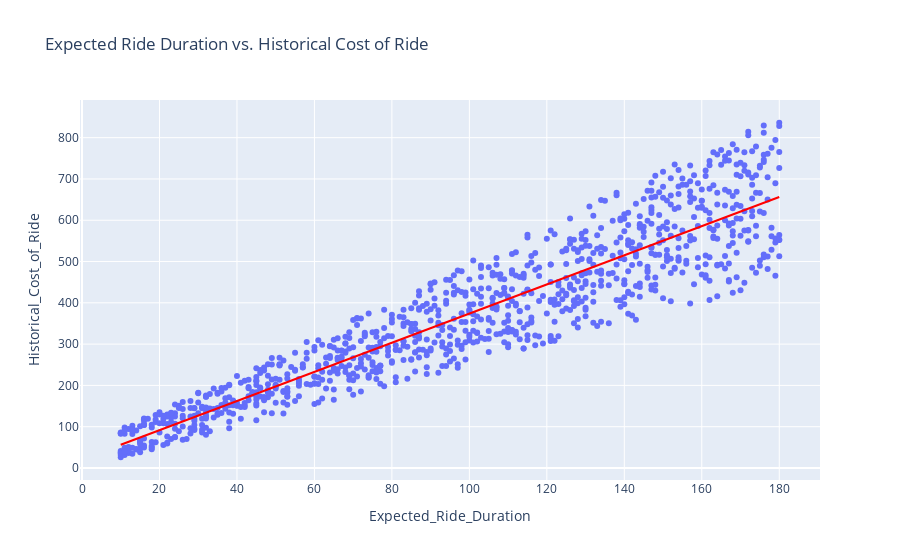

The cell this chart's notebook holds for it:
### Code cell
# relationship between expected ride duration and the historical cost of the ride
fig = px.scatter(df, x='Expected_Ride_Duration', 
                 y='Historical_Cost_of_Ride',
                 title='Expected Ride Duration vs. Historical Cost of Ride', 
                 trendline='ols',
                trendline_color_override='red')
fig.show()

### Figure 1 — Plotly figure (JSON) as saved in the notebook; plotly's stock layout.template omitted (floating-point values rounded to 4 significant figures; data arrays with more than 128 entries replaced by an {"elided": "..."} marker saying what was removed)
{"data": [{"hovertemplate": "Expected_Ride_Duration=%{x}<br>Historical_Cost_of_Ride=%{y}<extra></extra>", "legendgroup": "", "marker": {"color": "#636efa", "symbol": "circle"}, "mode": "markers", "name": "", "orientation": "v", "showlegend": false, "type": "scatter", "x": {"elided": "1000 int values"}, "xaxis": "x", "y": {"elided": "1000 float values"}, "yaxis": "y"}, {"hovertemplate": "<b>OLS trendline</b><br>Historical_Cost_of_Ride = 3.53091 * Expected_Ride_Duration + 20.8668<br>R<sup>2</sup>=0.860344<br><br>Expected_Ride_Duration=%{x}<br>Historical_Cost_of_Ride=%{y} <b>(trend)</b><extra></extra>", "legendgroup": "", "line": {"color": "red"}, "marker": {"color": "#636efa", "symbol": "circle"}, "mode": "lines", "name": "", "showlegend": false, "type": "scatter", "x": {"elided": "1000 int values"}, "xaxis": "x", "y": {"elided": "1000 float values"}, "yaxis": "y"}], "layout": {"autosize": true, "legend": {"tracegroupgap": 0}, "title": {"text": "Expected Ride Duration vs. Historical Cost of Ride"}, "xaxis": {"anchor": "y", "autorange": true, "domain": [0, 1], "range": [-0.5042, 190.5], "title": {"text": "Expected_Ride_Duration"}, "type": "linear"}, "yaxis": {"anchor": "x", "autorange": true, "domain": [0, 1], "range": [-40.86, 903.0], "title": {"text": "Historical_Cost_of_Ride"}, "type": "linear"}}}
